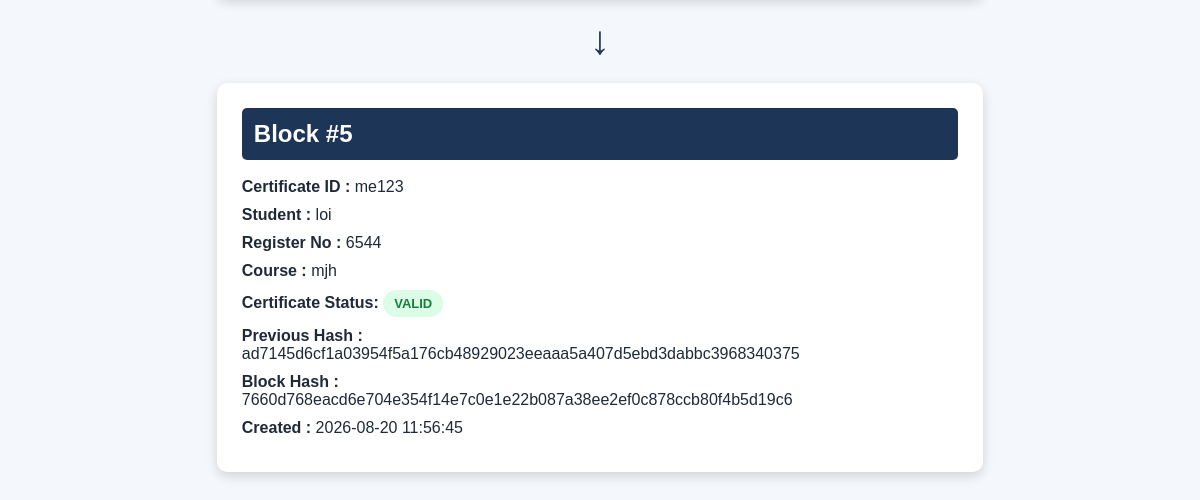
Page /blockchain (signed in, lower part) on the earlier database version.
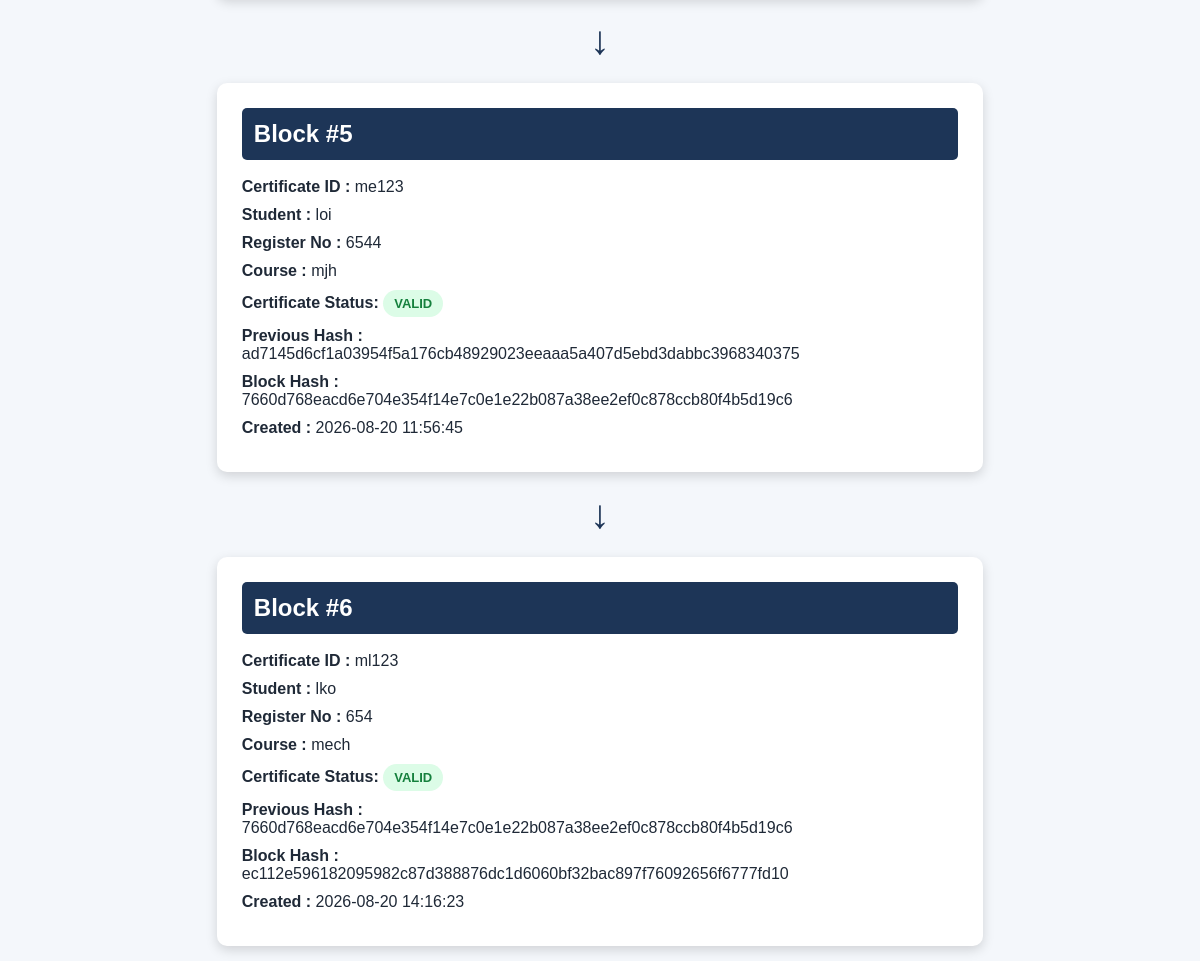
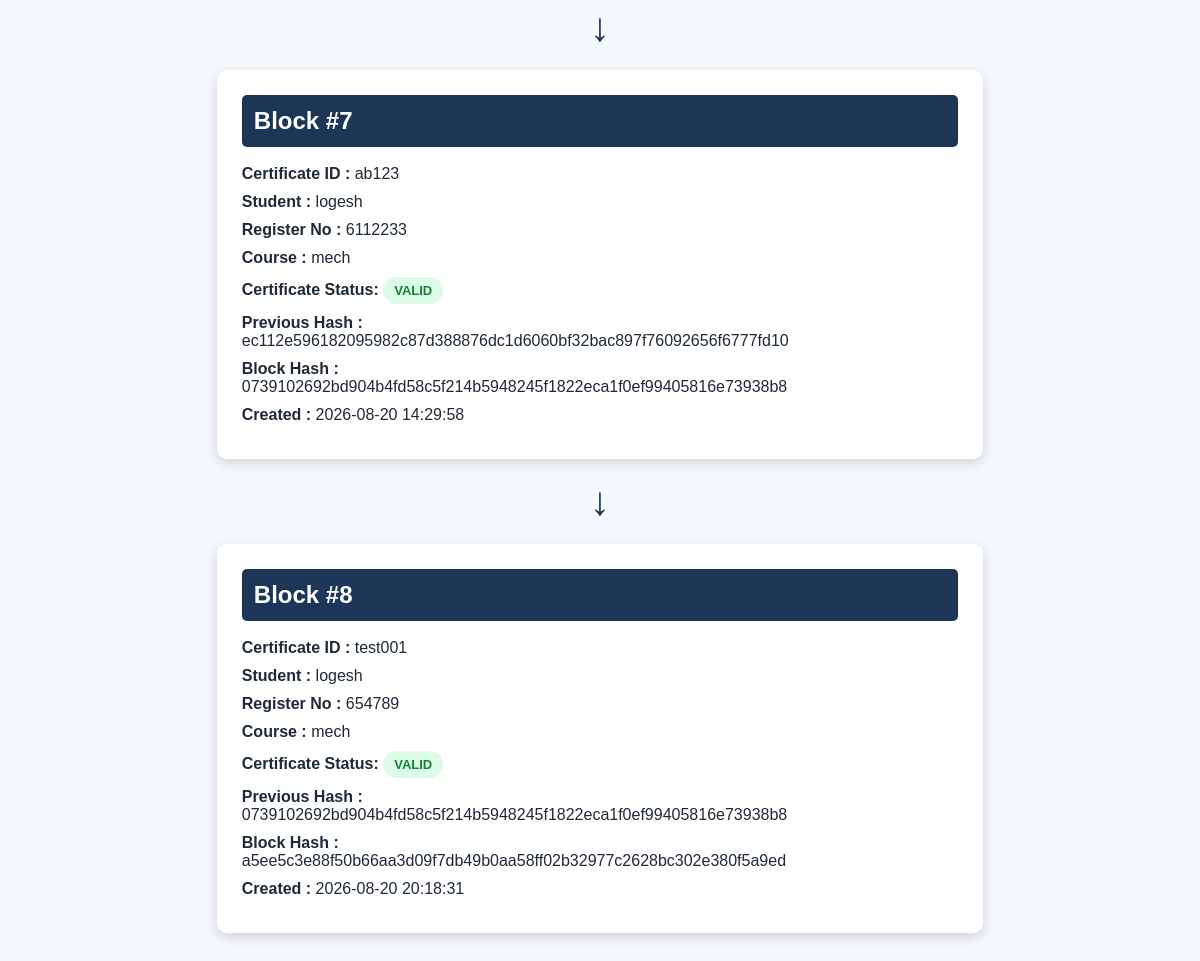
Same page on the later database version (2 pictures, top to bottom).
### tables this page shows
CREATE TABLE certificates (
    id INTEGER PRIMARY KEY AUTOINCREMENT,
    admin_id INTEGER,
    certificate_id TEXT NOT NULL,
    student_name TEXT NOT NULL,
    register_number TEXT NOT NULL,
    course TEXT NOT NULL,
    institution TEXT NOT NULL,
    issue_date TEXT NOT NULL,
    file_name TEXT NOT NULL,
    qr_code TEXT NOT NULL,
    certificate_hash TEXT NOT NULL,
    previous_hash TEXT NOT NULL,
    block_hash TEXT NOT NULL,
    created_at TEXT NOT NULL,
    status TEXT NOT NULL DEFAULT 'VALID',
    revoked_at TEXT
);

### app.py (the view)
@app.route("/blockchain")
def blockchain_records():
    if "admin" not in session:
        return redirect(url_for("login"))
    admin_id = session["admin_id"]
    certificates = get_admin_certificates(admin_id)
    chain_valid = verify_blockchain_integrity(admin_id)
    return render_template(
        "blockchain.html",
        certificates=certificates,
        chain_valid=chain_valid
    )

### blockchain.py (called while the page is built)
def generate_block_hash(
    certificate_id,
    student_name,
    register_number,
    course,
    institution,
    issue_date,
    certificate_hash,
    previous_hash,
    timestamp
):
    block_data = {
        "certificate_id": certificate_id,
        "student_name": student_name,
        "register_number": register_number,
        "course": course,
        "institution": institution,
        "issue_date": issue_date,
        "certificate_hash": certificate_hash,
        "previous_hash": previous_hash,
        "timestamp": timestamp
    }
    block_string = json.dumps(
        block_data,
        sort_keys=True
    ).encode()
    return hashlib.sha256(block_string).hexdigest()

### database.py (called while the page is built)
def get_connection():
    connection = sqlite3.connect(DATABASE_NAME)
    connection.row_factory = sqlite3.Row
    return connection

### templates/blockchain.html (shortened to what this page needs)
<!DOCTYPE html>
<html>
<head>
<link
rel="stylesheet"
href="{{ url_for('static', filename='style.css') }}"
>
</head>
<body>
<div class="blockchain-section">
<div class="chain-container">
{% for certificate in certificates %}
<div class="block-card">
<h2>Block #{{ loop.index }}</h2>
<p>
<strong>Certificate ID :</strong>
{{ certificate["certificate_id"] }}
</p>
<p>
<strong>Student :</strong>
{{ certificate["student_name"] }}
</p>
<p>
<strong>Register No :</strong>
{{ certificate["register_number"] }}
</p>
<p>
<strong>Course :</strong>
{{ certificate["course"] }}
</p>
<p>
    <strong>Certificate Status:</strong>
    {% if certificate["status"] == "REVOKED" %}
        <span class="status-revoked">
            REVOKED
        </span>
    {% else %}
        <span class="status-valid">
            VALID
        </span>
    {% endif %}
</p>
<p>
<strong>Previous Hash :</strong>
<br>
{{ certificate["previous_hash"] }}
</p>
<p>
<strong>Block Hash :</strong>
<br>
{{ certificate["block_hash"] }}
</p>
<p>
<strong>Created :</strong>
{{ certificate["created_at"] }}
</p>
</div>
{% if not loop.last %}
<div class="arrow">
↓
</div>
{% endif %}
{% endfor %}
</div>
</div>
</body>
</html>

Differences in the rows shown:
shown differently, row unchanged: certificates "me123": now shows "↓"
added certificates: certificate_id "ml123", student_name "lko", register_number "654", course "mech", status "VALID", previous_hash "7660d768eacd6e704e354f14e7c0e1e22b087a38ee2ef0c878ccb80f4b5d19c6", block_hash "ec112e596182095982c87d388876dc1d6060bf32bac897f76092656f6777fd10", created_at "2026-08-20 14:16:23"
added certificates: certificate_id "ab123", student_name "logesh", register_number "6112233", course "mech", status "VALID", previous_hash "ec112e596182095982c87d388876dc1d6060bf32bac897f76092656f6777fd10", block_hash "0739102692bd904b4fd58c5f214b5948245f1822eca1f0ef99405816e73938b8", created_at "2026-08-20 14:29:58"
added certificates: certificate_id "test001", student_name "logesh", register_number "654789", course "mech", status "VALID", previous_hash "0739102692bd904b4fd58c5f214b5948245f1822eca1f0ef99405816e73938b8", block_hash "a5ee5c3e88f50b66aa3d09f7db49b0aa58ff02b32977c2628bc302e380f5a9ed", created_at "2026-08-20 20:18:31"
